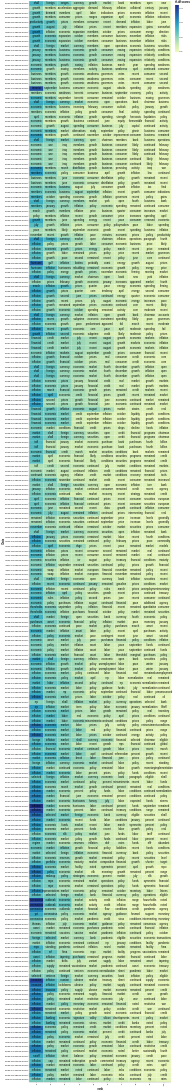

The notebook cell saved with this chart:
### Markdown cell above
**For Statements**

### Code cell
pd.options.display.max_rows = 600
# adding a little randomness to break ties in term ranking
top_tfidf_plusRand = top_statements.copy()
top_tfidf_plusRand['tf-idf scores'] = top_tfidf_plusRand['tf-idf scores'] + np.random.rand(top_statements.shape[0])*0.0001

# base for all visualizations, with rank calculation
base = alt.Chart(top_tfidf_plusRand).encode(
    x = 'rank:O',
    y = 'Date:N'
).transform_window(
    rank = "rank()",
    sort = [alt.SortField("tf-idf scores", order="descending")],
    groupby = ["Date"],
)

# heatmap specification, the color follows the number of tfidf
heatmap = base.mark_rect().encode(
    color = 'tf-idf scores:Q'
)


# text labels, white for darker heatmap colors
text = base.mark_text(baseline='middle').encode(
    text = 'vocab:N',
    color = alt.condition(alt.datum.tfidf >= 0.23, alt.value('white'), alt.value('black'))
)

# display the three superimposed visualizations
(heatmap + text).properties(width=600)

### Figure 1 — Vega-Lite specification as saved in the notebook (floating-point values rounded to 4 significant figures; data arrays with more than 128 entries replaced by an {"elided": "..."} marker saying what was removed)
{"config": {"view": {"continuousWidth": 300, "continuousHeight": 300}}, "layer": [{"mark": {"type": "rect"}, "encoding": {"color": {"field": "tf-idf scores", "type": "quantitative"}, "x": {"field": "rank", "type": "ordinal"}, "y": {"field": "Date", "type": "nominal"}}, "transform": [{"window": [{"op": "rank", "field": "", "as": "rank"}], "groupby": ["Date"], "sort": [{"field": "tf-idf scores", "order": "descending"}]}]}, {"mark": {"type": "text", "baseline": "middle"}, "encoding": {"color": {"condition": {"test": "(datum.tfidf >= 0.23)", "value": "white"}, "value": "black"}, "text": {"field": "vocab", "type": "nominal"}, "x": {"field": "rank", "type": "ordinal"}, "y": {"field": "Date", "type": "nominal"}}, "transform": [{"window": [{"op": "rank", "field": "", "as": "rank"}], "groupby": ["Date"], "sort": [{"field": "tf-idf scores", "order": "descending"}]}]}], "data": {"name": "data-f6e22495150ea99ea8bacd314f2f4222"}, "width": 600, "$schema": "https://vega.github.io/schema/vega-lite/v5.20.1.json", "datasets": {"data-f6e22495150ea99ea8bacd314f2f4222": {"elided": "2290 records"}}}
